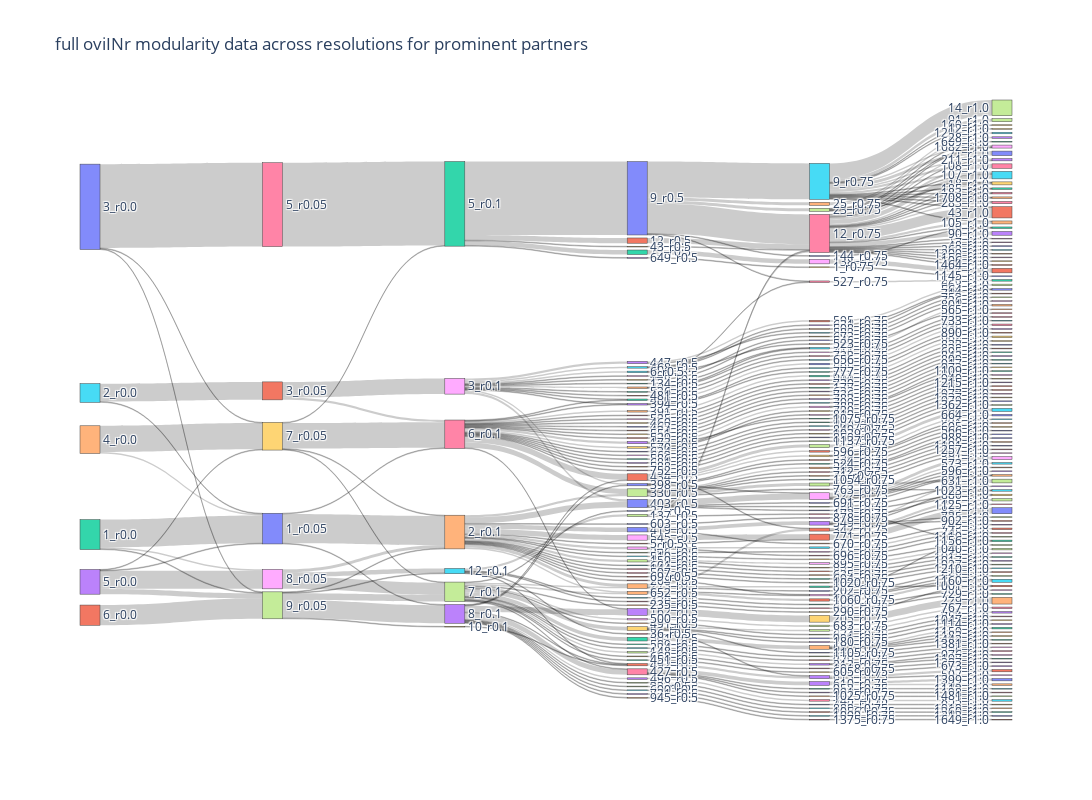

Notebook code for this chart:
### Code cell
import plotly.graph_objects as go

fig = go.Figure(data=[go.Sankey(
    node = dict(
        pad = 15,
        thickness=20,
        #line=dict(color='blue', width=0.5),
        label = nodes,
        #color='green'
    ),
    link = dict(
        source= links_dict['source'],
        target = links_dict['target'],
        value = links_dict['value']
    )
    
)
])
fig.update_layout(title='full oviINr modularity data across resolutions for prominent partners', height=800, width=1800)
fig.show()

### Figure 1 — Plotly figure (JSON) as saved in the notebook; plotly's stock layout.template omitted (floating-point values rounded to 4 significant figures; data arrays with more than 128 entries replaced by an {"elided": "..."} marker saying what was removed)
{"data": [{"link": {"source": {"elided": "395 int values"}, "target": {"elided": "395 int values"}, "value": {"elided": "395 int values"}}, "node": {"label": {"elided": "335 str values"}, "pad": 15, "thickness": 20}, "type": "sankey"}], "layout": {"height": 800, "title": {"text": "full oviINr modularity data across resolutions for prominent partners"}, "width": 1800}}
